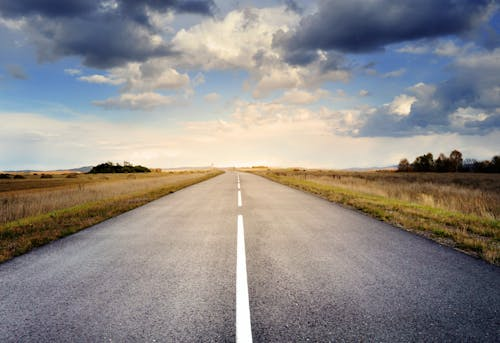
#> input picture Images/road.jpeg, 500 x 343 px, found by its file name
$ python chatgpt_code.py
#> lines starting #> are read from the running program, lines starting #| are printed output that depends on the picture; after the words box and inside, x2 and y2 are one past the last pixel; in counts of white or black regions, pixels touching at a corner belong together
import cv2
import numpy as np
import math

img_path = r"P:\Computer vision Experiments\30-Days challenge\CV-30-day-challenge\Images\road.jpeg"  # your file

# ---------- TUNABLE PARAMETERS ----------
BILATERAL_D = 9
BILATERAL_SIGMA_COLOR = 75
BILATERAL_SIGMA_SPACE = 75

CLAHE_CLIP = 2.0
CLAHE_TILE = (8,8)

MORPH_KERNEL = cv2.getStructuringElement(cv2.MORPH_RECT, (3,3))

# Canny auto thresholds factor (median-based)
CANNY_SIGMA = 0.33

# HoughLinesP params
HOUGH_RHO = 1
HOUGH_THETA = np.pi/180
HOUGH_THRESHOLD = 80          # accumulator threshold — increase to be stricter
MIN_LINE_LENGTH = 80          # discard short lines (increase to remove noisy short segments)
MAX_LINE_GAP = 20

# Angle filtering: keep lines whose angle is within ANGLE_TOLERANCE of vertical (in degrees).
# For your image the road center stripe is roughly vertical; adjust as needed.
TARGET_ANGLE_DEG = 90.0
ANGLE_TOLERANCE = 20.0

# ROI fraction (y_start..y_end as a fraction of image height). Keep lower central region.
ROI_Y_START = 0.45  # from top (0) to bottom (1). 0.45 means start at 45% height (upper bound)
ROI_Y_END = 1.0

# ---------- Helper functions ----------
def auto_canny_thresholds(gray, sigma=CANNY_SIGMA):
    v = np.median(gray)
    lower = int(max(0, (1.0 - sigma) * v))
    upper = int(min(255, (1.0 + sigma) * v))
    return lower, upper

def angle_of_line(x1,y1,x2,y2):
    # angle in degrees: 0 = horizontal right, 90 = vertical upward
    dx = x2 - x1
    dy = y1 - y2   # invert because image y grows downward
    ang = math.degrees(math.atan2(dy, dx))
    # normalize to [0,180)
    if ang < 0:
        ang += 180
    return ang

# ---------- Pipeline ----------
img = cv2.imread(img_path)
#> img is the input picture: shape (343, 500, 3); mean B, G, R 136.7, 138.6, 142.7
if img is None:
    raise FileNotFoundError(img_path + " not found")

h, w = img.shape[:2]
#> h = 343; w = 500

# 1) Denoise while preserving edges
den = cv2.bilateralFilter(img, BILATERAL_D, BILATERAL_SIGMA_COLOR, BILATERAL_SIGMA_SPACE)
# alternative: cv2.fastNlMeansDenoisingColored if you want stronger denoising

# 2) Convert to grayscale and enhance local contrast (CLAHE)
gray = cv2.cvtColor(den, cv2.COLOR_BGR2GRAY)
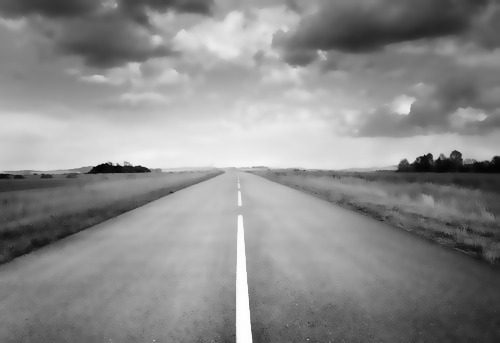
#> gray: shape (343, 500); min 4, max 254, mean 139.6
clahe = cv2.createCLAHE(clipLimit=CLAHE_CLIP, tileGridSize=CLAHE_TILE)
gray_clahe = clahe.apply(gray)
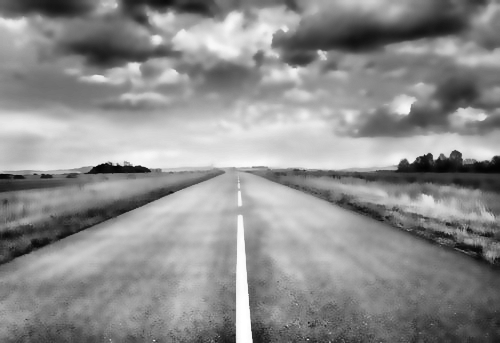
#> gray_clahe: shape (343, 500); min 3, max 255, mean 141.6

# 3) Morphological open to remove small texture
morph = cv2.morphologyEx(gray_clahe, cv2.MORPH_OPEN, MORPH_KERNEL, iterations=1)

# 4) Canny with automatic thresholds
low, high = auto_canny_thresholds(morph, sigma=CANNY_SIGMA)
#> in auto_canny_thresholds, `v = np.median(gray)`: v = 142
#> in auto_canny_thresholds, `lower = int(max(0, (1.0 - sigma) * v))`: lower = 95
#> in auto_canny_thresholds, `upper = int(min(255, (1.0 + sigma) * v))`: upper = 188
#> low = 95; high = 188
edges = cv2.Canny(morph, low, high, apertureSize=3)
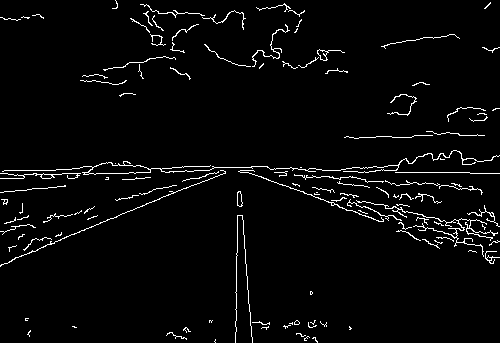
#> edges: shape (343, 500); 3.2% white in thin lines or dots

# 5) Mask ROI (keep lower center area)
mask = np.zeros_like(edges)
y1 = int(ROI_Y_START * h)
#> y1 = 154
y2 = int(ROI_Y_END * h)
#> y2 = 343
x1 = int(0.05 * w)
#> x1 = 25
x2 = int(0.95 * w)
#> x2 = 475
mask[y1:y2, x1:x2] = 255
edges_roi = cv2.bitwise_and(edges, mask)
#> edges_roi: shape (343, 500); 2% white in thin lines or dots, all inside (x1, y1, x2, y2) = (25, 154, 475, 343)

# optional further morphological closing to connect broken edges
edges_clean = cv2.morphologyEx(edges_roi, cv2.MORPH_CLOSE, MORPH_KERNEL, iterations=1)
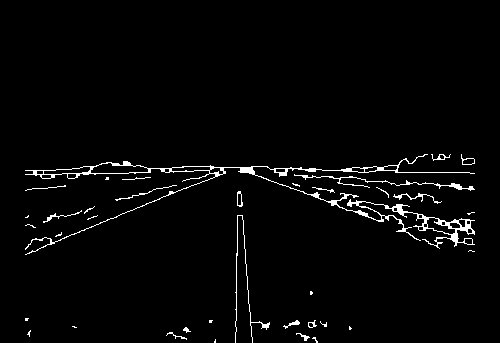
#> edges_clean: shape (343, 500); 2.5% white in thin lines or dots, all inside (x1, y1, x2, y2) = (25, 154, 475, 343)

# 6) Probabilistic Hough
lines = cv2.HoughLinesP(edges_clean, HOUGH_RHO, HOUGH_THETA, HOUGH_THRESHOLD,
                        minLineLength=MIN_LINE_LENGTH, maxLineGap=MAX_LINE_GAP)
#> lines = [[209, 172, 397, 168], [129, 172, 315, 168], [182, 166, 301, 168], [33, 173, 135, 173], [279, 173, 472, 187], [236, 277, 238, 191], [25, 254, 178, 190], [240, 169, 405, 229], [331, 190, 474, 233], [302, 169, 397, 171], [241, 194, 252, 342]]

# Prepare an output image for visualization
out = img.copy()
vis = cv2.cvtColor(edges_clean, cv2.COLOR_GRAY2BGR)

filtered_lines = []
if lines is not None:
    for l in lines:
        x1,y1,x2,y2 = l[0]
        ang = angle_of_line(x1,y1,x2,y2)
        # compute difference to target angle (circular difference)
        diff = abs((ang - TARGET_ANGLE_DEG + 90) % 180 - 90)
        if diff <= ANGLE_TOLERANCE:
            filtered_lines.append((x1,y1,x2,y2,ang))
            cv2.line(out, (x1,y1),(x2,y2),(0,0,255),2)  # red lines (kept)
        else:
            # draw rejected lines faintly if you want to debug
            cv2.line(vis, (x1,y1),(x2,y2),(100,100,100),1)
#> this loop made 11 passes
#> (x1, y1, x2, y2, dx in angle_of_line, dy in angle_of_line, ang, diff) on passes 1 to 11: (209, 172, 397, 168, 188, 4, 1.22, 88.78), (129, 172, 315, 168, 186, 4, 1.23, 88.77), (182, 166, 301, 168, 119, -2, 179, 89.04), (33, 173, 135, 173, 102, 0, 0, 90), (279, 173, 472, 187, 193, -14, 175.9, 85.85), (236, 277, 238, 191, 2, 86, 88.67, 1.33), (25, 254, 178, 190, 153, 64, 22.7, 67.3), (240, 169, 405, 229, 165, -60, 160, 70.02), (331, 190, 474, 233, 143, -43, 163.3, 73.26), (302, 169, 397, 171, 95, -2, 178.8, 88.79), (241, 194, 252, 342, 11, -148, 94.25, 4.25)
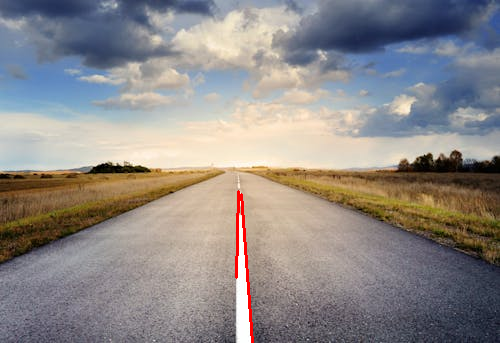
#> out: shape (343, 500, 3); 0.41% of pixels changed, all inside (x1, y1, x2, y2) = (235, 190, 254, 343)
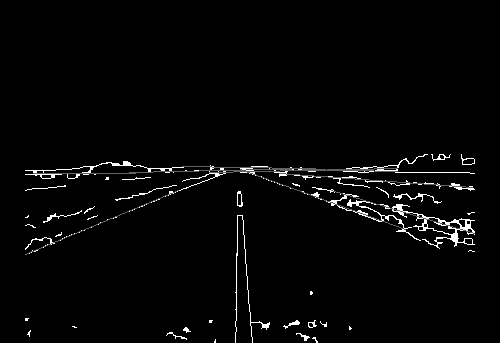
#> vis: shape (343, 500, 3); min 0, max 255, mean 5.9
#> after the loop, filtered_lines = [(236, 277, 238, 191, 88.67), (241, 194, 252, 342, 94.25)]

# 7) (Optional) Merge/cluster nearly-collinear/nearby lines to reduce duplicates
# Simple approach: for each line, extend and average similar ones.
def merge_lines(lines, distance_thresh=20, angle_thresh=5):
#> called with distance_thresh = 30, angle_thresh = 6
    merged = []
    used = [False]*len(lines)
#> used = [False, False]
    for i, (x1,y1,x2,y2,ang) in enumerate(lines):
        if used[i]:
            continue
        group = [(x1,y1,x2,y2,ang)]
        used[i] = True
        for j, (xx1,yy1,xx2,yy2,ang2) in enumerate(lines):
            if used[j]: continue
            if abs(ang - ang2) <= angle_thresh:
                # distance between midpoints
                mid_i = ((x1+x2)/2, (y1+y2)/2)
                mid_j = ((xx1+xx2)/2, (yy1+yy2)/2)
                dist = math.hypot(mid_i[0]-mid_j[0], mid_i[1]-mid_j[1])
                if dist <= distance_thresh:
                    group.append((xx1,yy1,xx2,yy2,ang2))
                    used[j] = True
        # average group into one long line (approx)
        xs = [a for g in group for a in (g[0], g[2])]
        ys = [b for g in group for b in (g[1], g[3])]
        merged.append((int(min(xs)), int(min(ys)), int(max(xs)), int(max(ys)), sum(g[4] for g in group)/len(group)))
#> this loop made 2 passes
#> (x1, y1, x2, y2, ang, xs, ys) on passes 1 to 2: (236, 277, 238, 191, 88.67, [236, 238], [277, 191]), (241, 194, 252, 342, 94.25, [241, 252], [194, 342])
#> after the loop, merged = [(236, 191, 238, 277, 88.67), (241, 194, 252, 342, 94.25)]; used = [True, True]
    return merged

merged = merge_lines(filtered_lines, distance_thresh=30, angle_thresh=6)
out2 = img.copy()
for (x1,y1,x2,y2,ang) in merged:
    cv2.line(out2, (x1,y1),(x2,y2),(0,0,255),3)
#> this loop made 2 passes
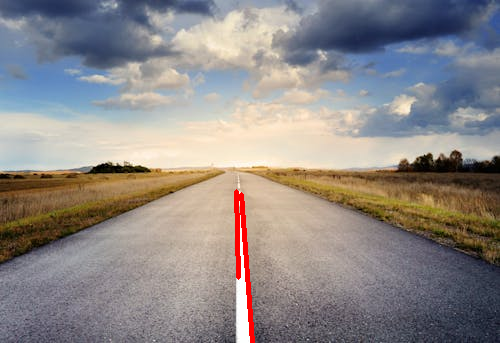
#> out2: shape (343, 500, 3); 0.69% of pixels changed, all inside (x1, y1, x2, y2) = (234, 189, 255, 343)

# Save results for inspection
cv2.imwrite("outputs/hough_edges.png", vis)
cv2.imwrite("outputs/hough_filtered.png", out)
cv2.imwrite("outputs/hough_merged.png", out2)

print("saved: /outputs/hough_edges.png (rejected lines), /outputs/hough_filtered.png (kept lines), /outputs/hough_merged.png (merged)")

$ run again, with Images/colorized.jpeg copied over Images/road.jpeg
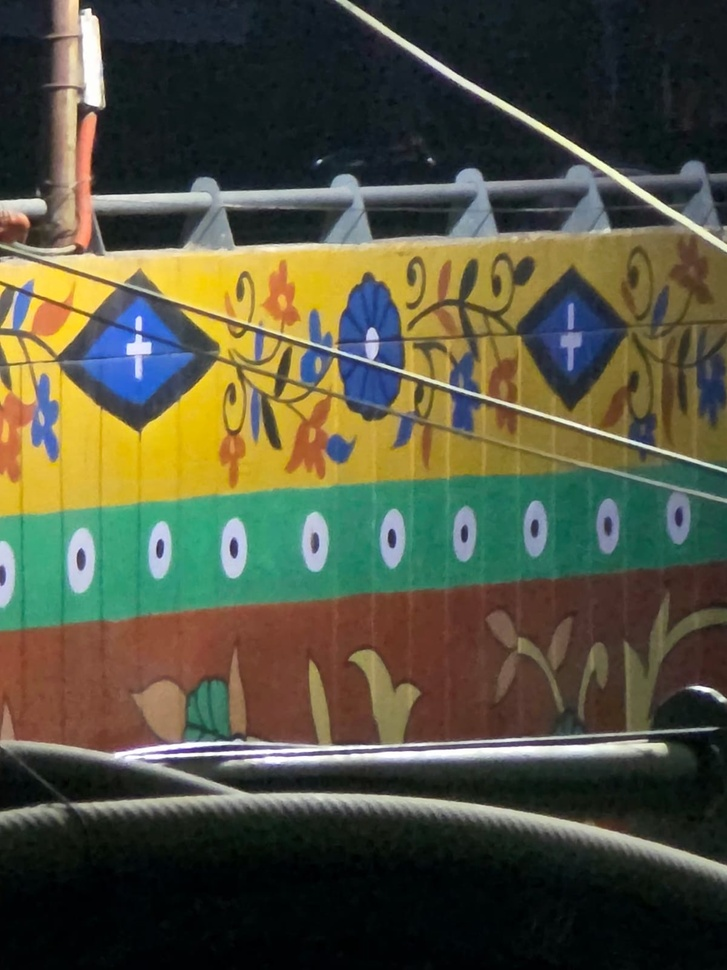
#> input picture Images/colorized.jpeg, 727 x 970 px, shrunk from 1200 x 1600 before the run, found by its file name
#> img is the input picture: shape (970, 727, 3); mean B, G, R 64, 82.9, 82.3
#> v = 77
#> lower = 51
#> upper = 102
#> low = 51; high = 102
#> edges: shape (970, 727); 4.9% white in thin lines or dots
#> edges_roi: shape (970, 727); 1.9% white in thin lines or dots, all inside (x1, y1, x2, y2) = (36, 436, 690, 872)
#> lines = 48 rows, first 6: [257, 755, 689, 732], [224, 767, 667, 751], [346, 745, 688, 728], [220, 766, 689, 750], [432, 749, 603, 743], [218, 769, 425, 762]
#> the loop `for l in lines:` made 48 passes
#> (x1, y1, x2, y2, dx in angle_of_line, dy in angle_of_line, ang, diff) on passes 1 to 8: (257, 755, 689, 732, 432, 23, 3.05, 86.95), (224, 767, 667, 751, 443, 16, 2.07, 87.93), (346, 745, 688, 728, 342, 17, 2.85, 87.15), (220, 766, 689, 750, 469, 16, 1.95, 88.05), (432, 749, 603, 743, 171, 6, 2.01, 87.99), (218, 769, 425, 762, 207, 7, 1.94, 88.06), (42, 751, 174, 774, 132, -23, 170.1, 80.12), (106, 761, 540, 739, 434, 22, 2.9, 87.1)
#> after the loop `for l in lines:`:
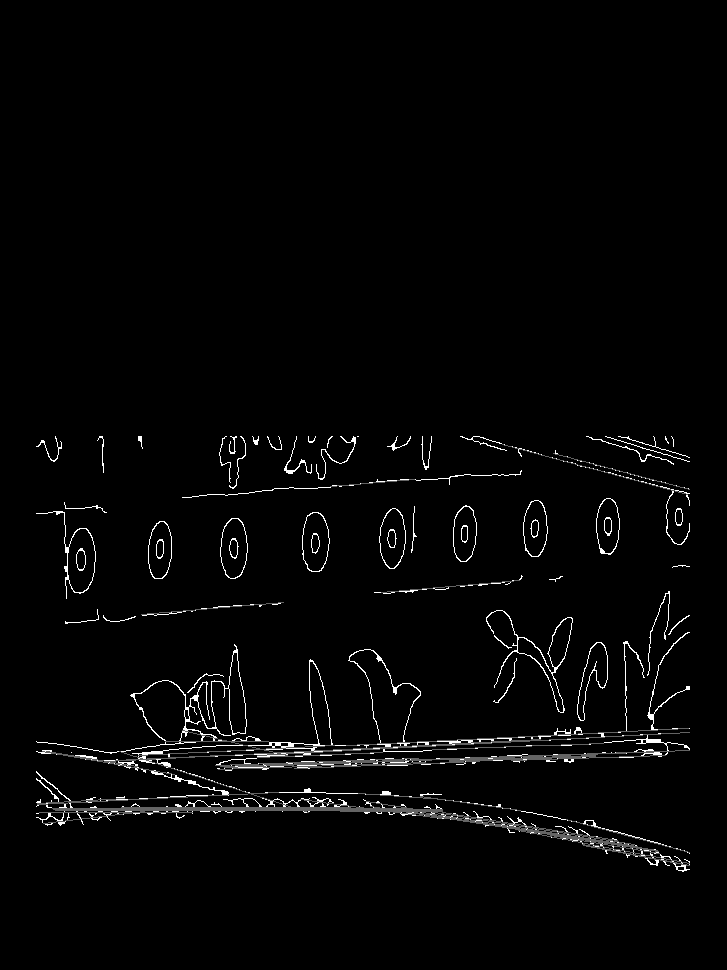
#> vis: shape (970, 727, 3); min 0, max 255, mean 5.3
#> after the loop `for l in lines:`: filtered_lines = [(229, 770, 229, 676, 90)]
#> in merge_lines, `used = [False]*len(lines)`: used = [False]
#> the loop in merge_lines, `for i, (x1,y1,x2,y2,ang) in enumerate(lines):` made 1 pass
#> (x1, y1, x2, y2, ang, xs, ys) on pass 1: (229, 770, 229, 676, 90, [229, 229], [770, 676])
#> after the loop in merge_lines, `for i, (x1,y1,x2,y2,ang) in enumerate(lines):`: merged = [(229, 676, 229, 770, 90)]; used = [True]
#> `merged = merge_lines(filtered_lines, distance_thresh=30, angle_thresh=6)`: merged = [(229, 676, 229, 770, 90)]
#> the loop `for (x1,y1,x2,y2,ang) in merged:` made 1 pass
#> after the loop `for (x1,y1,x2,y2,ang) in merged:`:
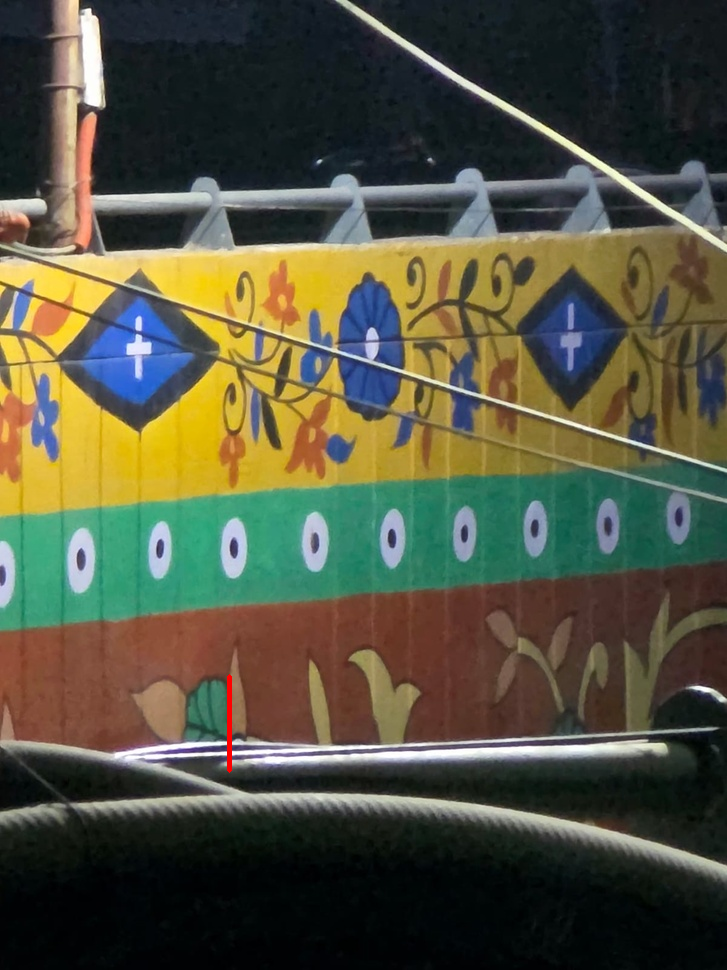
#> out2: shape (970, 727, 3); 0.07% of pixels changed, all inside (x1, y1, x2, y2) = (227, 674, 232, 773)
